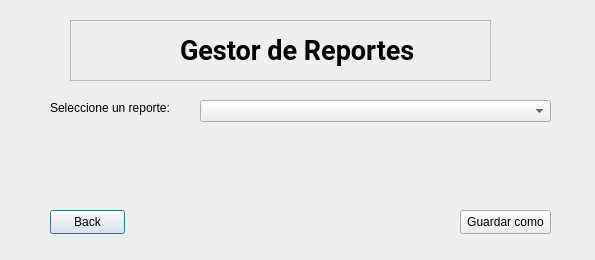
<?xml version="1.0" encoding="UTF-8"?>
<ui version="4.0">
 <class>Dialog</class>
 <widget class="QDialog" name="Dialog">
  <property name="geometry">
   <rect>
    <x>0</x>
    <y>0</y>
    <width>595</width>
    <height>260</height>
   </rect>
  </property>
  <property name="windowTitle">
   <string>Dialog</string>
  </property>
  <widget class="QFrame" name="frame_2">
   <property name="geometry">
    <rect>
     <x>70</x>
     <y>20</y>
     <width>421</width>
     <height>61</height>
    </rect>
   </property>
   <property name="frameShape">
    <enum>QFrame::Shape::StyledPanel</enum>
   </property>
   <property name="frameShadow">
    <enum>QFrame::Shadow::Raised</enum>
   </property>
   <widget class="QLabel" name="label">
    <property name="geometry">
     <rect>
      <x>110</x>
      <y>10</y>
      <width>241</width>
      <height>41</height>
     </rect>
    </property>
    <property name="font">
     <font>
      <family>Roboto</family>
      <pointsize>20</pointsize>
      <bold>true</bold>
     </font>
    </property>
    <property name="text">
     <string>Gestor de Reportes</string>
    </property>
   </widget>
  </widget>
  <widget class="QComboBox" name="comboBox">
   <property name="geometry">
    <rect>
     <x>200</x>
     <y>100</y>
     <width>351</width>
     <height>22</height>
    </rect>
   </property>
  </widget>
  <widget class="QLabel" name="label_2">
   <property name="geometry">
    <rect>
     <x>50</x>
     <y>100</y>
     <width>121</width>
     <height>16</height>
    </rect>
   </property>
   <property name="text">
    <string>Seleccione un reporte:</string>
   </property>
  </widget>
  <widget class="QPushButton" name="back_btn">
   <property name="geometry">
    <rect>
     <x>50</x>
     <y>210</y>
     <width>75</width>
     <height>24</height>
    </rect>
   </property>
   <property name="text">
    <string>Back</string>
   </property>
  </widget>
  <widget class="QPushButton" name="guardarComo_btn">
   <property name="geometry">
    <rect>
     <x>460</x>
     <y>210</y>
     <width>91</width>
     <height>24</height>
    </rect>
   </property>
   <property name="text">
    <string>Guardar como</string>
   </property>
  </widget>
 </widget>
 <resources/>
 <connections/>
</ui>
